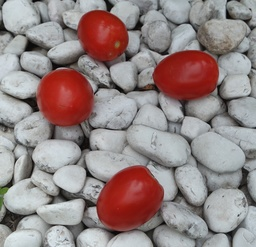
#> input picture Jit1.JPG, 256 x 247 px, shrunk from 2833 x 2729 before the run, found by its file name
$ python agrupador.py
#> lines starting #> are read from the running program, lines starting #| are printed output that depends on the picture; after the words box and inside, x2 and y2 are one past the last pixel; in counts of white or black regions, pixels touching at a corner belong together; long printed decimals are rounded
### vectores.py
import numpy as np
import matplotlib.pyplot as plt
import math

def create_vector(a,b,c):
    a,b,c = a/c, b/c, c/c
    m1 = np.array([a,b,c])
    return m1

def cross_operation(v1,v2):
    result = np.cross(v1,v2)
    return result

def values(v,x):
    if v[1] == 0:
        eval = 0
    else:
        eval = (v[0]*x + v[2])/-v[1]
    return eval

# [18 lines left out: function graph_vectors, not called in this run]
def evaluate_line(v,start,end):
    start = int(start)
    end = int(end)
    x1 = range(start,end)
    y1 = [values(v,i) for i in x1]
    x1 = [i for i in range(start,end)]
    return y1,x1

# [29 lines left out: functions graph_cross_point, ingresarM, not called in this run]

def distance(m1,m2):
    x = math.pow((m1[0]-m2[0]),2)
    y = math.pow((m1[1]-m2[1]),2)

    sqrt = math.sqrt(x+y)
    return sqrt

def pend(v1):
    m = v1[0]/v1[1]

# [4 lines left out: function cross_point, not called in this run]
    # graph_vectors([v[0], v[1], v[2], v[3], v[4], cross], ['red', 'blue', 'orange', 'green', 'pink', 'black'])


# [17 lines that do not run on import are left out]
    # graph_vectors([v[0], v[1], v[2], v[3], v[4],m1],['red', 'blue', 'orange', 'green', 'pink', 'black'])


### agrupador.py
import numpy as np
import matplotlib.pyplot as plt
from PIL import Image
from collections import defaultdict
from random import uniform
import random
from math import sqrt
from sklearn.cluster import KMeans
import vectores as vct
import cv2

random.seed(0)

#Función que ayuda a obtener la media de un array
def avg(points):
    length = len(points[0])

    center = []
    for dimension in range(length):
        dim_sum = 0
        for p in points:
            dim_sum += p[dimension]
        #Obtenemos nuevos centros del cluster
        center.append(dim_sum / float(len(points)))

    return center


def get_centers(data_set, assignments):
    new_means = defaultdict(list)
    centers = []
    for assignment, point in zip(assignments, data_set):
        new_means[assignment].append(point)

    for count, points in new_means.items():
        centers.append(avg(points))

    return centers

#Asignamos los puntos al cluster más cercano
def assign_points(data_points, centers):
    assignments = []
    for point in data_points:
        shortest = float('inf')
        shortest_index = 0
        for i in range(len(centers)):
            val = distance(point, centers[i])
            if val < shortest:
                shortest = val
                shortest_index = i
        assignments.append(shortest_index)
    return assignments

#Obtiene distancias entre puntos
def distance(a, b):
    length = len(a)

    _sum = 0
    for dimension in range(length):
        difference_sq = (a[dimension] - b[dimension]) ** 2
        _sum += difference_sq
    return sqrt(_sum)

#Genera los primeros centros de manera aleatoria obteniendo maximos y minimos de cada canal
def generate_k(data_set, k):
    centers = []
    length = len(data_set[0])
    min_max = defaultdict(int)

    for point in data_set:
        for i in range(length):
            val = point[i]
            min_key = 'min_%d' % i
            max_key = 'max_%d' % i
            if min_key not in min_max or val < min_max[min_key]:
                min_max[min_key] = val
            if max_key not in min_max or val > min_max[max_key]:
                min_max[max_key] = val

    for _k in range(k):
        rand_point = []
        for i in range(length):
            min_val = min_max['min_%d' % i]
            max_val = min_max['max_%d' % i]

            rand_point.append(uniform(min_val, max_val))

        centers.append(rand_point)

    return centers

#
def k_means(dataset, k):
    k_points = generate_k(dataset, k)
    assignments = assign_points(dataset, k_points)
    old_assignments = None
    while assignments != old_assignments:
        new_centers = get_centers(dataset, assignments)
        old_assignments = assignments
        assignments = assign_points(dataset, new_centers)

    return new_centers, assignments

def print_img(img, name):
    plt.figure()
    plt.imshow(img)
    plt.axis('off')
    plt.title(name)
    plt.show()

def img_segment(mat_img, kClusters):
    img_reds = mat_img[:,:,0]
    img_greens = mat_img[:,:,1]
    img_blues = mat_img[:,:,2]

    red = img_reds.reshape((-1, 1))
    green = img_greens.reshape((-1, 1))
    blue = img_blues.reshape((-1, 1))

    pixel_RGB = np.concatenate((red,green,blue), axis=1)

    centers, asignaciones = k_means(pixel_RGB, kClusters)

    m = red.shape
    for i in range(m[0]):
        red[i] = centers[asignaciones[i]][0]
        green[i] = centers[asignaciones[i]][1]
        blue[i] = centers[asignaciones[i]][2]
    red.shape = img_reds.shape
    green.shape = img_greens.shape
    blue.shape = img_blues.shape
    red = red[:, :, np.newaxis]
    green = green[:, :, np.newaxis]
    blue = blue[:, :, np.newaxis]

    k_image = np.concatenate((red,green,blue),axis=2)

    jit_color = list(map(int,centers[4]))
    for i in range(len(k_image)):
        for j in range(len(k_image[0])):
            comparison = k_image[i][j] == jit_color
            equalarrays = comparison.all()
            if equalarrays == False:
                k_image[i][j] = [0,0,0]
    return k_image

def obtain_coords(k_image):
    coords = []
    for i in range(len(k_image)):
        for j in range(len(k_image[0])):
            comparison = k_image[i][j] == [255,255,255]
            equalarrays = comparison.all()
            if equalarrays == True:
                coords.append([i,j])
    return coords

def k_means_scikit(coords):
    kmeans = KMeans(n_clusters=4).fit(coords)
    centroids = kmeans.cluster_centers_
    labels = kmeans.labels_
    jit1 = []
    jit2 = []
    jit3 = []
    jit4 = []
    jits = [jit1,jit2,jit3,jit4]
    for i in range(len(coords)):
        jits[labels[i]].append(coords[i])
    return jits

def get_obj(img, objs):
    jits = []
    for i in range(len(objs)):
        jits.append(len(objs[i]))
    jits.sort()
    print(jits)
    jits_sel = [0,0]
    for j in range(len(objs)):
        if len(objs[j]) == jits[0]:
            jits_sel[1]=(objs[j])
        if len(objs[j]) == jits[3]:
            jits_sel[0]=(objs[j])

    x1,y1 = [],[]
    for i in range(len(jits_sel[0])):
        x = jits_sel[0][i][0]
        y = jits_sel[0][i][1]
        x1.append(x)
        y1.append(y)
        img[x][y] = 100
    maxX = max(x1)
    minX = min(x1)
    maxY = max(y1)
    minY = min(y1)
    esquinas = [[maxX,minY],[minX,maxY]]
    for m in esquinas:
        x = m[0]
        y = m[1]
    for i in range(len(jits_sel[1])):
        x = jits_sel[1][i][0]
        y = jits_sel[1][i][1]
    return img, esquinas, jits_sel[0],jits_sel[1]

def create_line(esquinas,img, jit_diag):
    v1 = esquinas[0]
    v2 = esquinas[1]
    v1 = vct.create_vector(v1[0],v1[1],1)
    v2 = vct.create_vector(v2[0],v2[1],1)
    vres = vct.cross_operation(v1,v2)
    valy,valx = vct.evaluate_line(vres,v2[0],v1[0])
    valy  = list(map(int,valy))
    cruces = []
    for m in range(len(valy)):
        comparison = img[valx[m]][valy[m]] == 100
        equalarrays = comparison.all()
        if equalarrays== True:
                img[valx[m]][valy[m]] =255
                cruces.append([valx[m],valy[m]])

    return [cruces[0],cruces[len(cruces)-1]]

def get_line_hor(img,jit):
    xs = []
    for i in range(len(jit)):
        xs.append(jit[i][1])
    p1 = xs.index(min(xs))
    p2 = xs.index(max(xs))

    return jit[p1], jit[p2]


if __name__ == '__main__':
    #Leemos nuestra imagen
    img = cv2.imread("Jit1.jpg")
#> img is the input picture: shape (247, 256, 3); mean B, G, R 133, 133.5, 148.4
    #Reescalamos la imagen para poder ejecutar en tiempo razonable
    width = int(img.shape[1] * 15 / 100)
#> width = 38
    height = int(img.shape[0] * 15 / 100)
#> height = 37
    dsize = (width,height)
#> dsize = (38, 37)
    imgrs = cv2.resize(img,dsize)

    #Convertimos a tipo entero nuestra matriz
    mat_img = imgrs.astype(np.uint8)
    cv2.imshow("Original",imgrs)
    cv2.waitKey(0)

    #Segmentamos imagen en colores con kClusters = 5
    img_k = img_segment(mat_img,5)
#> in img_segment, `img_blues = mat_img[:,:,2]`:
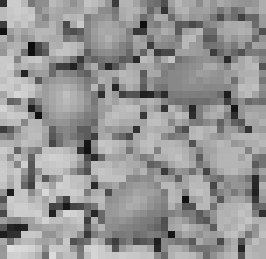
#> img_blues: shape (37, 38) (shown 7 times larger); min 12, max 223, mean 149
#> in img_segment, `red = img_reds.reshape((-1, 1))`: red = 1406 values, max 230 at index 1331, min 9 at index 232, mean 133.7
#> in img_segment, `green = img_greens.reshape((-1, 1))`: green = 1406 values, max 229 at index 1331, min 11 at index 232, mean 134.1
#> in img_segment, `blue = img_blues.reshape((-1, 1))`: blue = 1406 values, max 223 at index 1331, min 12 at index 232, mean 149
#> in img_segment, `pixel_RGB = np.concatenate((red,green,blue), axis=1)`: pixel_RGB = 1406 rows, first 8: [50, 49, 46], [214, 213, 204], [218, 214, 204], [197, 193, 184], [124, 125, 120], [142, 142, 141], [147, 146, 143], [189, 187, 186]
#> in generate_k, `length = len(data_set[0])`: length = 3
#> the loop in generate_k, `for point in data_set:` made 1406 passes
#> after the loop in generate_k, `for point in data_set:`: min_max = {'min_0': 9, 'max_0': 230, 'min_1': 11, 'max_1': 229, 'min_2': 12, 'max_2': 223}
#> after the loop in generate_k, `for _k in range(k):`: centers = [[195.6, 176.2, 100.7], [66.22, 122.5, 97.44], [182.2, 77.12, 112.6], [137.9, 209, 118.5], [71.29, 175.8, 142.5]]
#> in k_means, `k_points = generate_k(dataset, k)`: k_points has the same summary as centers in generate_k
#> the loop in assign_points, `for point in data_points:` made 1406 passes
#> after the loop in assign_points, `for point in data_points:`: assignments = 1406 values, max 4 at index 144, min 0 at index 1, mean 1.09
#> the loop in k_means, `while assignments != old_assignments:` made 23 passes
#> in img_segment, `red = red[:, :, np.newaxis]`:
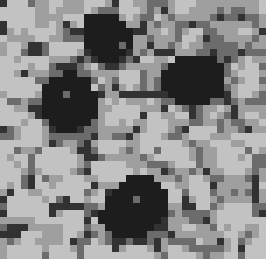
#> red: shape (37, 38, 1) (shown 7 times larger); min 29, max 194, mean 133.2
#> the loop in img_segment, `for i in range(len(k_image)):` made 37 passes
#> after the loop in img_segment, `for i in range(len(k_image)):`:
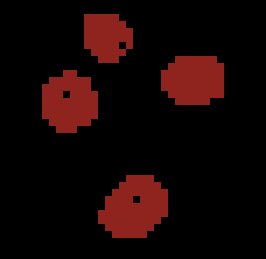
#> k_image: shape (37, 38, 3) (shown 7 times larger); mean of channels 0, 1, 2 4.4, 5.5, 21.6; drawn as B, G, R
    cv2.imshow("Segmentada en colores", img_k)
    cv2.waitKey(0)
    #Convertimos a escala de grises, aplicamos gauss y canny a nuestra imagen
    gris = cv2.cvtColor(img_k, cv2.COLOR_BGR2GRAY)
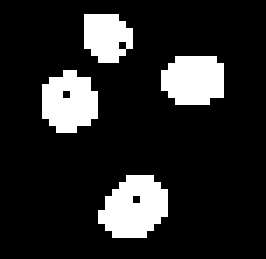
#> gris: shape (37, 38) (shown 7 times larger); values 0 (black) and 67 (white), 15.2% white; 4 white regions, box (x1, y1, x2, y2) and area: (14, 25, 24, 34) 66, (6, 10, 14, 19) 55, (23, 8, 32, 15) 54, (12, 2, 19, 9) 39
    gauss = cv2.GaussianBlur(gris, (5,5), 0)
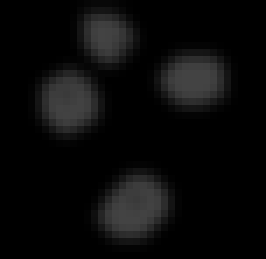
#> gauss: shape (37, 38) (shown 7 times larger); min 0, max 67, mean 10.2
    canny = cv2.Canny(gauss, 50, 150)
#> canny: shape (37, 38); 8.3% white in thin lines or dots, all inside (x1, y1, x2, y2) = (6, 2, 32, 34)
    cv2.imshow("Jitomates solos", canny)
    cv2.waitKey(0)

    #Aplicamos KMeans a los contornos para obtener los 4 jitomates
    jit_coords = obtain_coords(canny)
#> the loop in obtain_coords, `for i in range(len(k_image)):` made 37 passes
    objs = k_means_scikit(jit_coords)
#> the loop in k_means_scikit, `for i in range(len(coords)):` made 116 passes

    #Obtenemos un cuadrado alrededor del jitomate diagonal
    img_sep,esquinas,jit_diag,jit_hor = get_obj(canny,objs)
#> the loop in get_obj, `for i in range(len(objs)):` made 4 passes
#| [24, 28, 30, 34]
#> the loop in get_obj, `for j in range(len(objs)):` made 4 passes
#> the loop in get_obj, `for i in range(len(jits_sel[0])):` made 34 passes
#> after the loop in get_obj, `for i in range(len(jits_sel[0])):`:
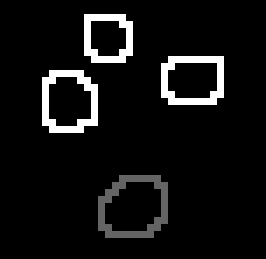
#> img: shape (37, 38) (shown 7 times larger); min 0, max 255, mean 17.3
#> the loop in get_obj, `for m in esquinas:` made 2 passes
#> m on passes 1 to 2: [33, 14], [25, 23]
#> the loop in get_obj, `for i in range(len(jits_sel[1])):` made 24 passes
    #Obtenemos una linea que atraviesa el jitomate y obtenemos los puntos donde toca el contorno del jitomate
    points_cru = create_line(esquinas, img_sep,jit_diag)
#> the loop in create_line, `for m in range(len(valy)):` made 8 passes
#> after the loop in create_line, `for m in range(len(valy)):`: img: shape (37, 38); 0.07% of pixels changed, all inside (x1, y1, x2, y2) = (15, 32, 16, 33)
    #Obtenemos los extremos horizontales del jitomate horizontal
    point_hor1, point_hor2 = get_line_hor(img_sep,jit_hor)
#> the loop in get_line_hor, `for i in range(len(jit)):` made 24 passes

    #Calculamos distancias entre extremos
    distance_1 = vct.distance(points_cru[0],points_cru[1])
    distance_2 = vct.distance(point_hor1,point_hor2)

    #Desplegamos datos
    print(f"Coordenadas extremos jitomate 1: ({points_cru[0][1]},{points_cru[0][0]}) y ({points_cru[1][1]},{points_cru[1][0]}) Distancia = {distance_1}")
#| Coordenadas extremos jitomate 1: (15,32) y (15,32) Distancia = 0.0
    print(f"Coordenadas extremos jitomate 2: ({point_hor1[1]},{point_hor1[0]}) y ({point_hor2[1]},{point_hor2[0]}) Distancia = {distance_2}")
#| Coordenadas extremos jitomate 2: (12,2) y (18,3) Distancia = 6.083
    #Desplegamos imagen y trazamos lineas
    cv2.line(imgrs, (points_cru[0][1],points_cru[0][0]),(points_cru[1][1],points_cru[1][0]),(143,65,73),2)
    cv2.line(imgrs, (point_hor1[1],point_hor1[0]),(point_hor2[1],point_hor2[0]),(143,65,73),2)
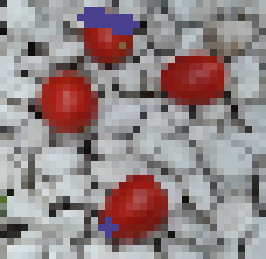
#> imgrs: shape (37, 38, 3) (shown 7 times larger); mean B, G, R 135, 133.9, 147.4
    cv2.imshow("Imagen final", imgrs)
    cv2.waitKey(0)
